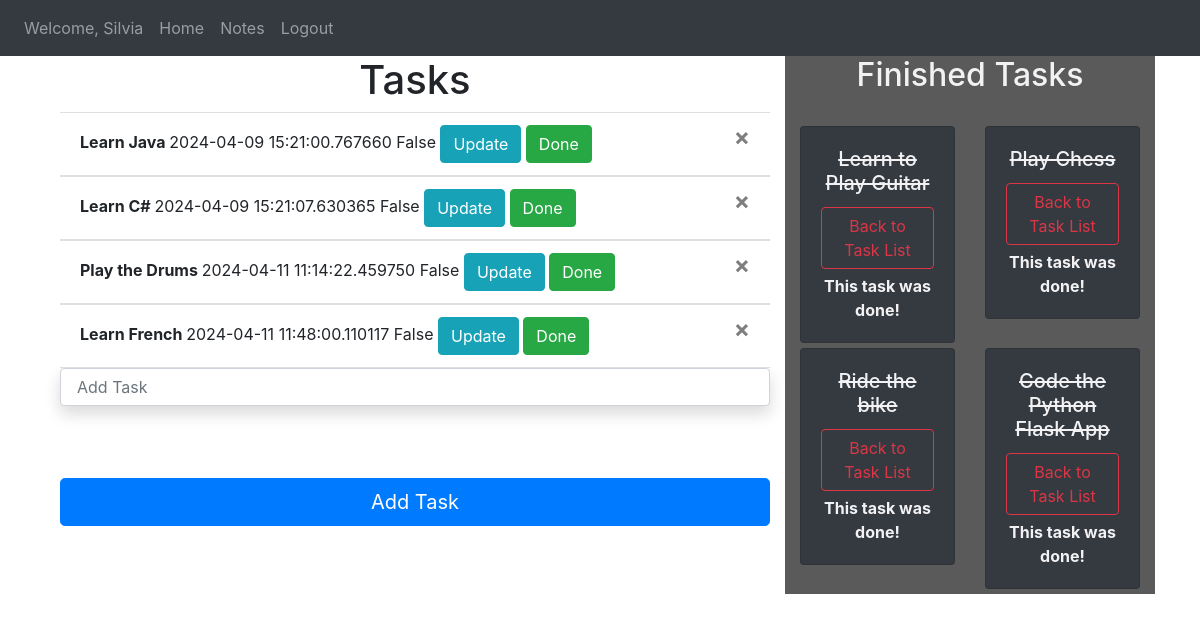
Screenshot of / (signed in) with the database file from the repository.
### website/module.py (models this page shows, shortened)
class User(db.Model, UserMixin):
    id = db.Column(db.Integer, primary_key=True, nullable=False)
    email = db.Column(db.String(30), unique=True, nullable=False)
    password = db.Column(db.String(30),nullable=False)
    first_name = db.Column(db.String(40), nullable=False)
    notes = db.relationship('Note', backref='notes_owner', lazy=True) # relate with Notes object

class Note(db.Model):
    id = db.Column(db.Integer, primary_key=True, nullable=False)
    data = db.Column(db.String(50))
    date = db.Column(db.DateTime, default=datetime.utcnow)
    user_id = db.Column(db.Integer, db.ForeignKey('user.id')) # owner of notes
    done = db.Column(db.Boolean, default=False)
    @property
    def get_is_done(self):
        return self.done

### website/views.py (the view, shortened to what this page needs)
@views.route('/', methods=['GET','POST'])
@login_required
def home(): #notes
    create_task = CreateNotes()
    update_task = UpdateNotes()
    finished_task = FinishedNotes()
    back_to_task = BackToTask()
    tasks = Note.query.filter_by(done=False)
    done_tasks = Note.query.filter_by(done=True)
    return render_template("home.html",
                           user=current_user,
                           create_task=create_task ,
                           update_task=update_task,
                           finished_task=finished_task,
                           tasks=tasks, #return list
                           done_tasks=done_tasks, #return list
                           back_to_task=back_to_task)

### website/form.py
class CreateNotes(FlaskForm):
    note = StringField(validators=[Length(min=2,max=50), DataRequired()])
    submit = SubmitField(label="Add Task")

class UpdateNotes(FlaskForm):
    updated_data = StringField(label="Update Task", validators=[Length(min=2,max=60)])
    submit = SubmitField(label='Update')

### website/__init__.py (called while the page is built)
def create_app():
    app = Flask(__name__)
    app.config['SECRET_KEY'] = 'dfD5JkBAKOp0'
    app.config['SQLALCHEMY_DATABASE_URI'] = f'sqlite:///{DB_NAME}'
    app.app_context().push()
    db.init_app(app)
    from .views import views # <=> from website import views
    from .auth import auth
    app.register_blueprint(views, url_prefix='/')
    app.register_blueprint(auth, url_prefix='/') # before you call url you must type /auth/..
    from .module import User, Note
    create_database()
    login_manager = LoginManager(app)
    login_manager.login_view = 'auth.login' # if you arent logged in where to go...
    login_manager.login_message_category = "info"
    login_manager.init_app(app)
    @login_manager.user_loader
    def load_user(id):
        return User.query.get(int(id))
    migrate= Migrate(app,db)
    return app

### website/templates/home.html (shortened to what this page needs)
{% extends 'base.html' %}
{% block content %}
<div class="container">
   <div class="row">
      <div class="col-8">
         <h1 style="text-align: center;">Tasks</h1>
         <ul class="list-group list-group-flush" id="notes">
            {% for note in tasks %}
            <li class="list-group-item">
               <span style="font-weight: bold;">
               {{note.data}}
               </span>
               {{note.date}}
               {{note.done}}
               <button class="btn btn-outline btn-info" data-toggle="modal" data-target="#Modal-MoreInfo-{{note.id}}">Update</button>
               <button class="btn btn-outline btn-success" data-toggle="modal" data-target="#Modal-DoneInfo-{{note.id}}">Done</button>
               <button type="button" class="close" onclick="deleteNote({{note.id}})">
               <span aria-hidden="true" >&times;</span>
               </button>
            </li>
            {% endfor %}
         </ul>
         <form action="" method="POST" class="form-signin">
            {{ create_task.note(class="form-control shadow p-3 mb-5 bg-white rounded", placeholder="Add Task") }}
            <br>
            {{create_task.submit(class="btn btn-primary btn-lg btn-block")}}
         </form>
      </div>
      <div class="col-4">
         <h2 style="text-align: center;">Finished Tasks</h2>
         <br>
         <div class="row">
            {% for done_task in done_tasks %}
            <div class="col-md-6">
               <div style="margin-bottom: 5px" class="card text-center bg-dark">
                  <div class="card-body">
                     <h5 class="card-title" id="was_done">{{ done_task.data }}</h5>
                     <button type="button" class="btn btn-outline-danger" style="margin-bottom: 5px"
                        data-toggle="modal" data-target="#Modal-BackToTask-{{ done_task.id }}">
                     Back to Task List
                     </button>
                     <p class="card-text"><strong>
                        This task was done!
                        </strong>
                     </p>
                  </div>
               </div>
            </div>
            {% endfor %}
         </div>
      </div>
   </div>
</div>
</div>
{% endblock %}

### website/templates/base.html (shortened to what this page needs)
<!DOCTYPE html>
<html lang="en">
<head>
    <link
    rel="stylesheet"
    href="https://stackpath.bootstrapcdn.com/bootstrap/4.4.1/css/bootstrap.min.css"
    />
    <link
    rel="stylesheet"
    href="https://stackpath.bootstrapcdn.com/font-awesome/4.7.0/css/font-awesome.min.css"
    />
    <link rel="stylesheet" href="{{url_for('static',filename='style.css')}}">
</head>
<body>
    <nav class="navbar navbar-expand-lg navbar-dark bg-dark">
        <div class="collapse navbar-collapse" id="navbar">
            <div class="navbar-nav">
              {% if user.is_authenticated %}
                <li class="nav-item">
                  <a class="nav-link" >Welcome, {{current_user.first_name}}</a>
                 </li>
                <a class="nav-item nav-link" id="home" href="/welcome">Home</a>
                <a class="nav-item nav-link" id="notes" href="/">Notes</a>
                <div id="left-logout">
                  <a class="nav-item nav-link" id="logout" href="/logout">Logout</a>
                </div>
              {% else %}
               <a class="nav-item nav-link" id="login" href="/login">Login</a>
               <a class="nav-item nav-link" id="signUp" href="/sign-up">Sign Up</a>
               <a class="nav-item nav-link" id="notes" href="/">Notes</a>
              {% endif%}
            </div>
        </div>
    </nav>
    <div class="container">
        {% block content %} {% endblock %}
</body>
</html>

### website/static/style.css (style rules this page uses)
#left-logout { float: right; }
.col-4 { background-color: rgb(90, 90, 90); color:rgb(242, 242, 244); }
#was_done { text-decoration: line-through; }

### rows the page displays
User: first_name "Silvia"
Note: data "Learn Java", date "2024-04-09 15:21:00.767660", done "False"
Note: data "Learn C#", date "2024-04-09 15:21:07.630365", done "False"
Note: data "Play the Drums", date "2024-04-11 11:14:22.459750", done "False"
Note: data "Learn French", date "2024-04-11 11:48:00.110117", done "False"
Note: data "Learn to Play Guitar"
Note: data "Play Chess"
Note: data "Ride the bike"
Note: data "Code the Python Flask App"
